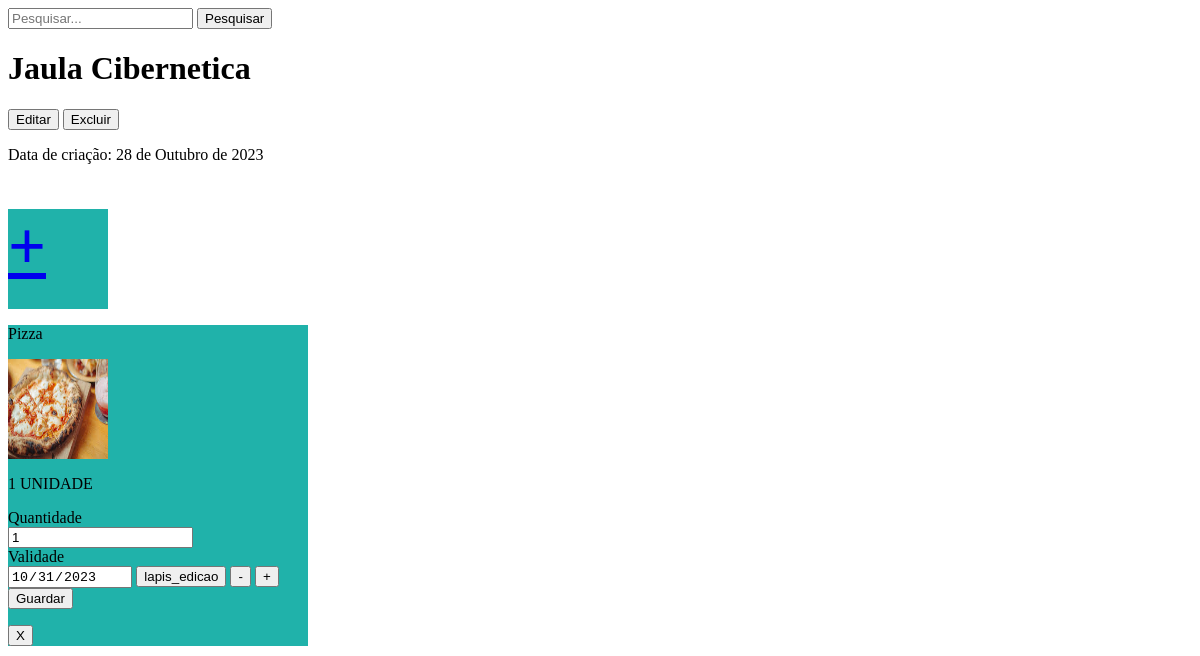
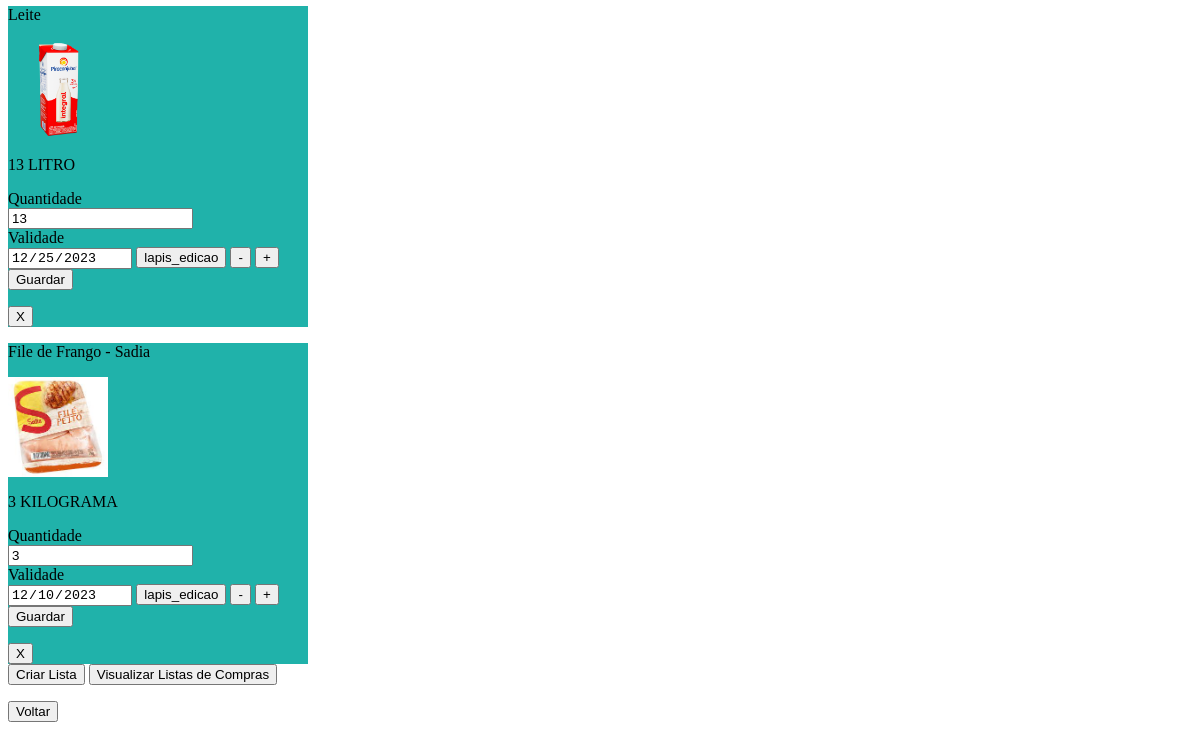
The app's page /geladeiras/geladeira/7/ (signed in), older data (2 pictures, top to bottom).
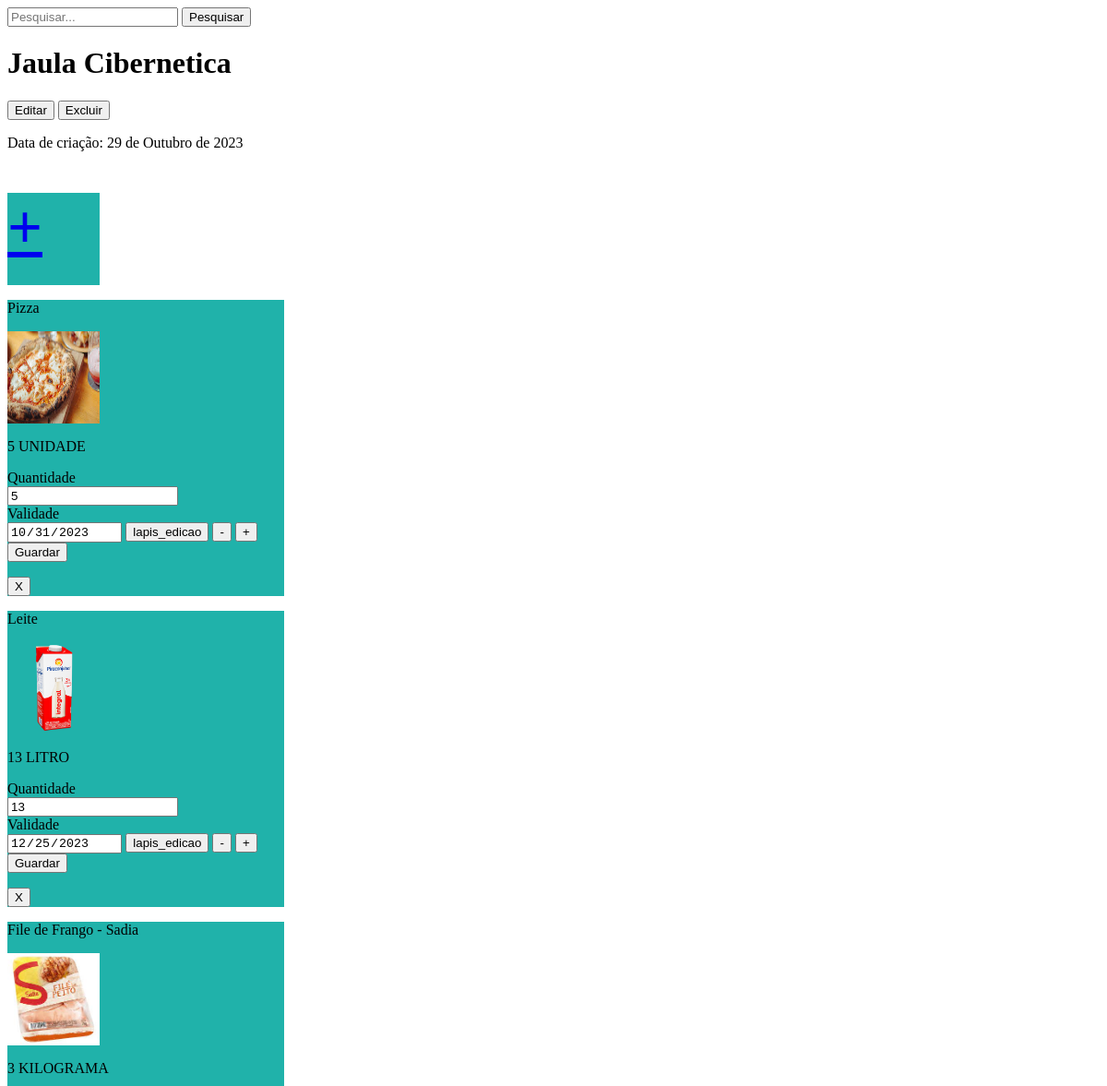
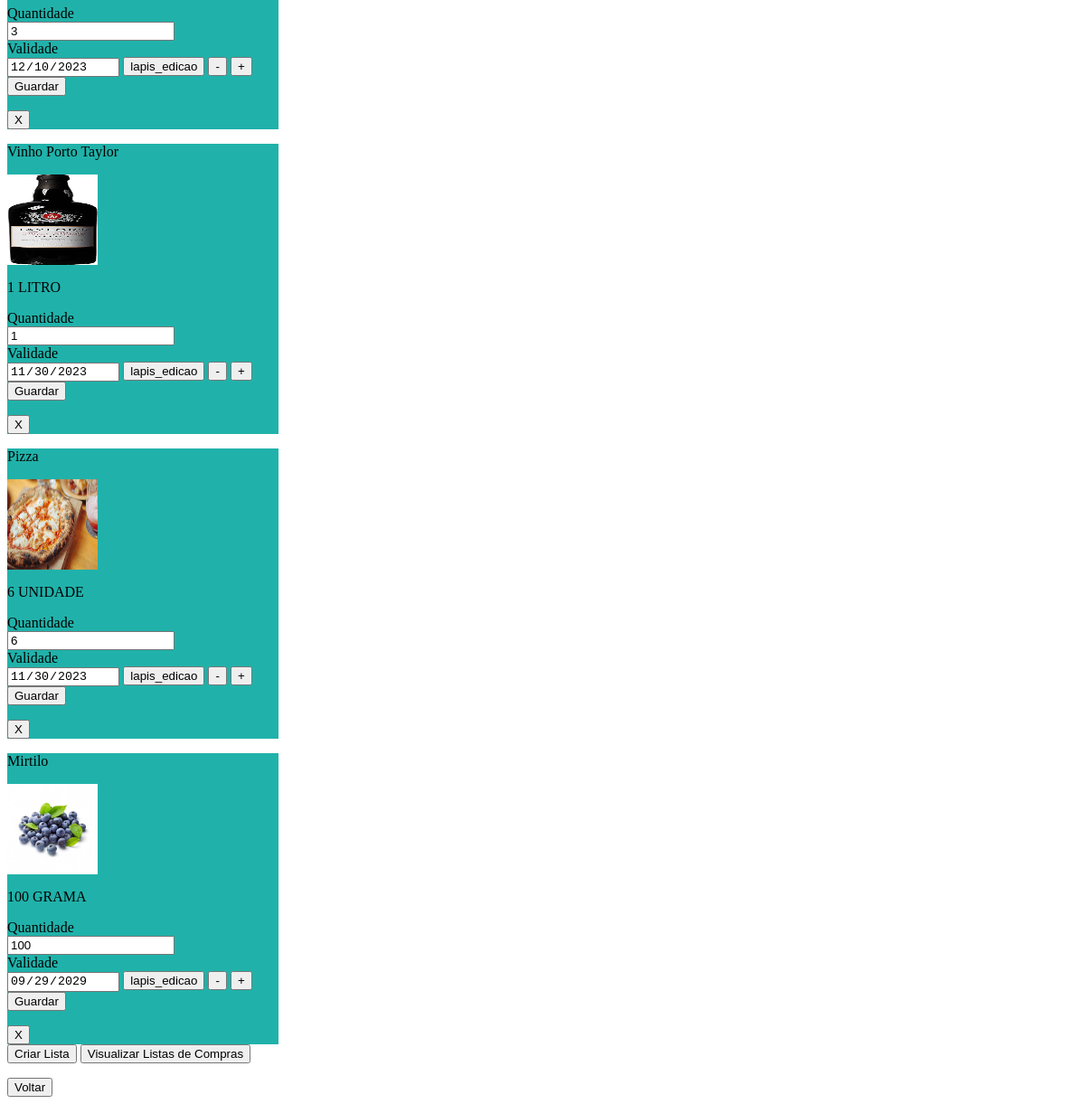
The same page, newer data (2 pictures, top to bottom).
### estoque/models.py (models this page shows, shortened)
class Geladeira(models.Model):
    nome_geladeira = models.CharField(max_length=75, null=False, blank=False)
    dt_criacao = models.DateField(auto_now=True, blank=False)
    usuarios_proprietarios = models.ManyToManyField(User)

class Item_Geladeira(models.Model):
    geladeira = models.ForeignKey(Geladeira, on_delete=models.CASCADE)
    produto = models.ForeignKey(Produto, on_delete=models.CASCADE)
    validade = models.DateField(null=False, blank=False)
    quantidade = models.IntegerField(null=False, blank=False)
    logs = models.ManyToManyField(Log_Itens_Geladeira, related_name='itens_geladeira', blank=True)

class Produto(models.Model):
    nome_produto = models.CharField(max_length=100)
    tipo = models.CharField(max_length=20, choices=TIPOS_PRODUTOS)
    imagem_produto = models.ImageField(upload_to='media', default='media/default_image_produtos')
    unidade_medida = models.tipo = models.CharField(max_length=20, choices=UNIDADES_MEDIDA, default='un')
    produto_geladeira = models.ManyToManyField(Geladeira, through='Item_Geladeira')
    produto_lista = models.ManyToManyField(Lista, through='Item_Lista')

### estoque/views.py (the view, shortened to what this page needs)
# urls.py: path('geladeiras/geladeira/<int:pk>/', views.DetalhesGeladeira.as_view(), name="detalhes_geladeira"),
class DetalhesGeladeira(LoginRequiredMixin, DetailView):
    template_name = "detalhes_geladeira.html"
    model = Geladeira
    def get_context_data(self, **kwargs):
        context = super().get_context_data(**kwargs)
        context['item_geladeira'] = Item_Geladeira.objects.filter(geladeira=self.object)  # PEGA CADA ITEM DA GELADEIRA DE ACORDO COM A TABELA INTERMEDIARIA
        termo_pesquisa = self.request.GET.get('q')  # Obtém o termo de busca da URL
        if termo_pesquisa:# Use a consulta Q para pesquisar geladeiras por nome
            context['item_geladeira'] = Item_Geladeira.objects.filter(geladeira=self.object, produto__nome_produto__contains=termo_pesquisa)
        return context

### estoque/templates/detalhes_geladeira.html (shortened to what this page needs)
{% block content %}
    <form method="get" action="{% url 'estoque:detalhes_geladeira' geladeira.pk %}" id="geladeiraPesquisa">
        <input type="text" name="q" placeholder="Pesquisar...">
        <button type="submit">Pesquisar</button>
    </form>
    <div>
        <h1 style="display: block">{{ object.nome_geladeira }}</h1>
        <a href="{% url 'estoque:editar_geladeira' geladeira.pk %}"><button id="btn_edit">Editar</button></a>
        <a href="{% url 'estoque:excluir_geladeira' geladeira.pk %}"><button id="btn_excluir">Excluir</button></a>
        <p>Data de criação: {{ object.dt_criacao }}</p>
        <a href="{% url 'estoque:produtos_geladeira' object.pk %}">
            <div style="background-color: lightseagreen; width: 100px; height: 100px;">
                <h1 style="font-size: 50pt">+</h1>
            </div>
        </a>
        {% for item in item_geladeira %}
            <div style="background-color: lightseagreen; width: 300px;">
                <p>{{ item.produto.nome_produto }}</p>
                <img src="/media/{{ item.produto.imagem_produto }}" width="100px" height="100px">
                <p>{{ item.quantidade }} {{ item.produto.unidade_medida }}</p>
                <form method="post" action="{% url 'estoque:detalhes_geladeira' geladeira.pk %}">
                    <label for="quantidade{{ item.id }}">Quantidade</label><br>
                    <input type="number" id="quantidade{{ item.id }}" name="quantidade{{ item.id }}" value="{{ item.quantidade }}" min="0"><br>
                    <label for="validade{{ item.id }}">Validade</label><br>
                    <input type="date" id="validade{{ item.id }}" name="validade{{ item.id }}" value="{{ item.validade|date:'Y-m-d' }}" readonly>
                    <button type="button" id="btn_validade{{ item.id }}" onclick="document.getElementById('validade{{ item.id }}').readOnly = false; document.getElementById('btn_validade{{ item.id }}').style.display = 'none'">lapis_edicao</button>
                    <button type="button" onclick="document.getElementById('quantidade{{ item.id }}').value = parseInt(document.getElementById('quantidade{{ item.id }}').value) - 1">-</button>
                    <button type="button" onclick="document.getElementById('quantidade{{ item.id }}').value = parseInt(document.getElementById('quantidade{{ item.id }}').value) + 1">+</button>
                    <button type="submit">Guardar</button>
                </form>
                <a href="{% url 'estoque:excluir_item_geladeira' geladeira.pk item.pk %}"><button id="btn_excluir">X</button></a>
                <br>
            </div>
        {% endfor %}
    </div>
    <a href="{% url 'estoque:criar_lista' object.pk %}"><button> Criar Lista </button></a>
    <a href="{% url 'estoque:listas' geladeira.pk %}"><button> Visualizar Listas de Compras </button></a>
    <a href="{% url 'estoque:geladeiras' %}"><button id="btn_voltar">Voltar</button></a>
{% endblock %}

Row changes from the older to the newer data that the page shows:
changed Geladeira "Jaula Cibernetica": dt_criacao "28 de Outubro de 2023" → "29 de Outubro de 2023"
changed Item_Geladeira (number 1 of 6 on the later page): quantidade "1" → "5"
added Item_Geladeira: produto.nome_produto "Vinho Porto Taylor", produto.imagem_produto (picture), quantidade "1", produto.unidade_medida "LITRO", validade "11/30/2023"
added Item_Geladeira: produto.nome_produto "Pizza", produto.imagem_produto (picture), quantidade "6", produto.unidade_medida "UNIDADE", validade "11/30/2023"
added Item_Geladeira: produto.nome_produto "Mirtilo", produto.imagem_produto (picture), quantidade "100", produto.unidade_medida "GRAMA", validade "09/29/2029"
